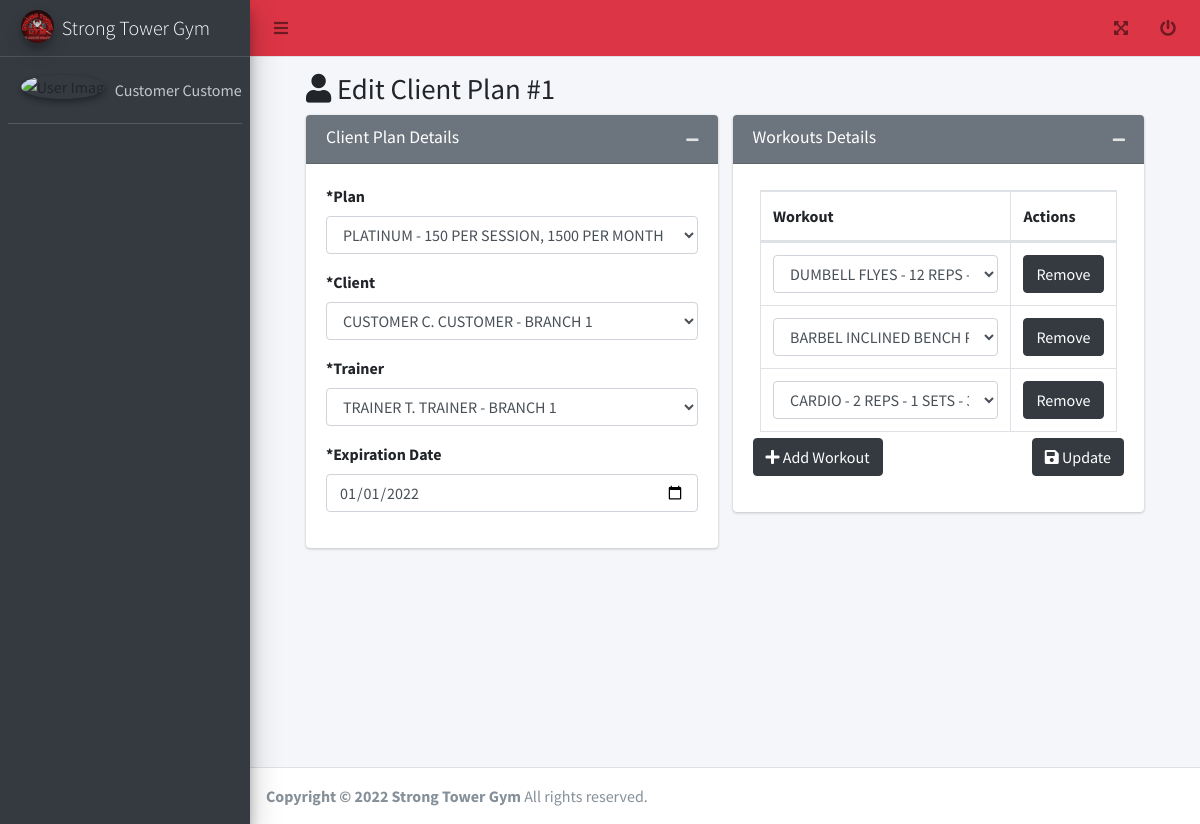
Before: /admin/edit_client_plan.php?id=1 (signed in) with the older database file.
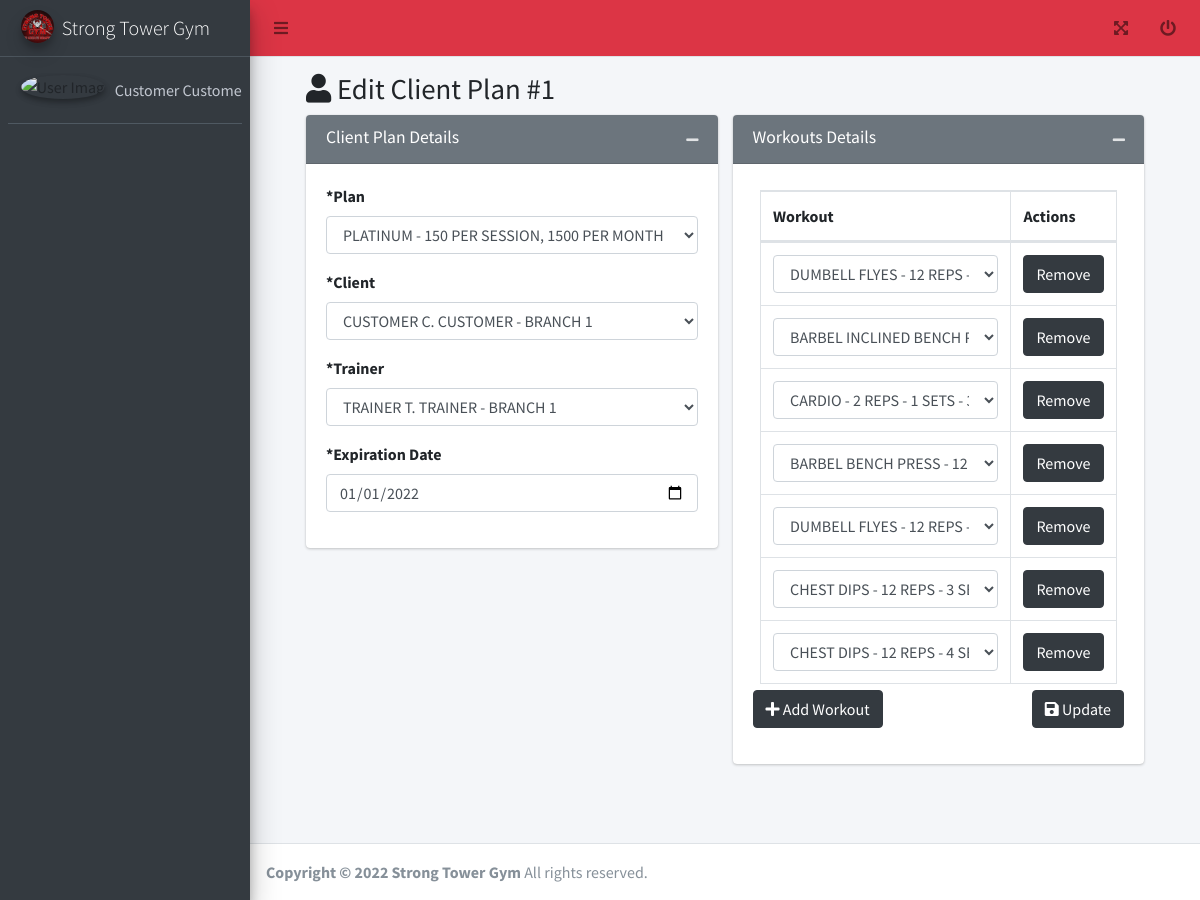
After: the same page with the newer database file.
### tables this page shows
CREATE TABLE `tbl_workout_plan` (
  `id` int(11) NOT NULL AUTO_INCREMENT,
  `client_plan_id` int(11) DEFAULT NULL,
  `workout_id` int(11) DEFAULT NULL,
  `created_date` datetime DEFAULT current_timestamp(),
  `updated_date` datetime DEFAULT current_timestamp(),
  `deleted_flag` tinyint(4) DEFAULT 0,
  PRIMARY KEY (`id`)
);

CREATE TABLE `tbl_workout` (
  `id` int(11) NOT NULL AUTO_INCREMENT,
  `name` varchar(255) NOT NULL,
  `reps` int(11) DEFAULT NULL,
  `sets` int(11) DEFAULT NULL,
  `duration` varchar(255) DEFAULT 'None',
  `description` text DEFAULT NULL,
  `created_date` datetime DEFAULT current_timestamp(),
  `updated_date` datetime DEFAULT current_timestamp(),
  `deleted_flag` tinyint(4) DEFAULT 0,
  PRIMARY KEY (`id`)
);

### functions.php (called while the page is built, shortened)
<?php
function get_list($sql)
{
  $data = array();
  $result = mysqli_query($_SESSION['conn'], $sql);
  while ($row = mysqli_fetch_assoc($result)) {
    $data[] = $row;
  }
  return $data;
}
function get_one($sql)
{
  if ($result = mysqli_query($_SESSION['conn'], $sql)) {
    $obj = mysqli_fetch_object($result);
    return $obj;
  }
  return false;
}

### admin/edit_client_plan.php (the view, shortened to what the changed rows need)
<?php include('header.php'); ?>
<div>
  <div class="content-wrapper">
    <div class="content-header">
      <?php $default = get_one("SELECT * from tbl_client_plan where id = " . $_GET['id']) ?>
      <div class="container-fluid" id="content">
        <div class="row mb-2">
          <div class="col-sm-12">
            <h1 class="m-0"><i class="fa fa-user"></i> Edit Client Plan #<?= $default->id ?></h1>
          </div>
        </div>
        <form method="post" name="update_client_plan">
          <section class="content">
            <div class="row">
              <div class="col-md-6">
                <div class="card card-secondary">
                  <div class="card-body">
                    <div class="col-sm-12">
                      <table id="example2" class="table table-bordered table-hover dataTable dtr-inline" aria-describedby="example2_info">
                        <thead>
                          <tr>
                            <th>Workout</th>
                            <th>Actions</th>
                          </tr>
                        </thead>
                        <tbody id="wrapper2">
                          <?php if (isset($_POST['workout'])) { ?>
                            <?php foreach ($_POST['workout'] as $res) { ?>
                              <tr>
                                <td><select name="workout[]" class="form-control"><?php foreach (get_list("select * from tbl_workout where deleted_flag = 0") as $subres) { ?> <option value="<?= $subres['id']; ?>" <?= ($res == $subres['id'] ? "selected" : "") ?>> <?= strtoupper($subres['name'] . ' - ' . $subres['reps'] . ' Reps - ' . $subres['sets'] . ' Sets - ' . $subres['duration'] . ' Duration'); ?> </option><?php } ?> </select> </td>
                                <td><button type="button" class="btn btn-dark btn-remove-workout"> Remove </button> </td>
                              </tr>
                            <?php } ?>
                          <?php } else { ?>
                            <?php foreach (get_list("SELECT * from tbl_workout_plan where client_plan_id = $default->id") as $res) { ?>
                              <tr>
                                <td><select name="workout[]" class="form-control">
                                    <?php foreach (get_list("select * from tbl_workout where deleted_flag = 0") as $subres) { ?>
                                      <option value="<?= $subres['id']; ?>" <?php echo ($res['workout_id'] == $subres['id']) ? 'selected' : ''; ?>> <?= strtoupper($subres['name'] . ' - ' . $subres['reps'] . ' Reps - ' . $subres['sets'] . ' Sets - ' . $subres['duration'] . ' Duration'); ?> </option>
                                    <?php } ?>
                                  </select> </td>
                                <td><button type="button" class="btn btn-dark btn-remove-workout"> Remove </button> </td>
                              </tr>
                            <?php } ?>
                          <?php } ?>
                        </tbody>
                      </table>
                    </div>
                  </div>
                </div>
              </div>
            </div>
          </section>
        </form>
      </div>
    </div>
  </div>
</div>
<?php include('footer.php'); ?>

### admin/header.php (shortened to what the changed rows need)
<?php
require_once('../functions.php');
?>
<!DOCTYPE html>
<html lang="en">
<head>
  <link rel="stylesheet" href="../adminlte/plugins/fontawesome-free/css/all.min.css">
  <link rel="stylesheet" href="../adminlte/plugins/datatables-bs4/css/dataTables.bootstrap4.min.css">
  <link rel="stylesheet" href="../adminlte/plugins/datatables-responsive/css/responsive.bootstrap4.min.css">
  <link rel="stylesheet" href="../adminlte/plugins/datatables-buttons/css/buttons.bootstrap4.min.css">
  <link rel="stylesheet" href="../adminlte/dist/css/adminlte.min.css">
  <link rel="stylesheet" href="../adminlte/css/admin.css">
</head>
<body class="hold-transition sidebar-mini">
  <div class="wrapper">
    <aside class="main-sidebar elevation-4 sidebar-dark-danger">
      <a href="#" class="brand-link">
        <img src="../adminlte/dist/img/logo.jpg" alt="AdminLTE Logo" class="brand-image img-circle elevation-3" style="opacity: .8">
        <span class="brand-text font-weight-light">Strong Tower Gym</span>
      </a>
    </aside>

Changed rows visible on the page:
added tbl_workout_plan: workout.duration "BARBEL BENCH PRESS - 12 REPS - 3 SETS - NONE DURATION"
added tbl_workout_plan: workout.duration "DUMBELL FLYES - 12 REPS - 3 SETS - NONE DURATION"
added tbl_workout_plan: workout.duration "CHEST DIPS - 12 REPS - 3 SETS - NONE DURATION"
added tbl_workout_plan: workout.duration "CHEST DIPS - 12 REPS - 4 SETS - NONE DURATION"
